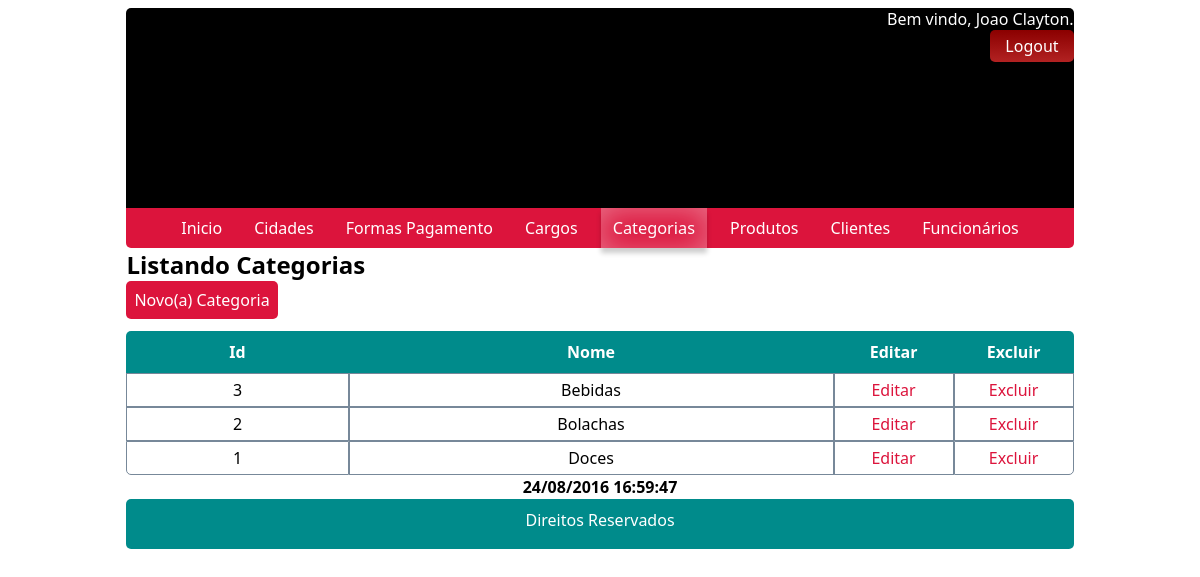
Page /?pagina=categorias_listar (signed in) on the committed database.
### tables this page shows
CREATE TABLE IF NOT EXISTS categorias (
	id   INT(11)     NOT NULL AUTO_INCREMENT,
	nome VARCHAR(45) NOT NULL,
	PRIMARY KEY (id)
);

### modulos/categorias/listar.php (the view)
<?php
	$sql = "SELECT id, nome FROM categorias ORDER BY id DESC";
	$res = mysqli_query($con, $sql) or die(mysqli_error());
	include "voltar.php"
?>
<table class="listagem" cellspacing='0'>
	<thead>
		<tr>
			<th>Id</th>
			<th>Nome</th>
			<th width="100px">Editar</th>
			<th width="100px">Excluir</th>
		</tr>
	</thead>
	<tbody>
		<?php while($linha = mysqli_fetch_array($res)){ ?>
			<tr>
				<td><?php echo $linha['id']; ?></td>
				<td><?php echo $linha['nome']; ?></td>
				<?php include "botoes_listar.php"?>
			</tr>
		<?php } ?>
	</tbody>
	<tfoot>
		<tr>
			<th colspan="4"><?php echo date('d/m/Y H:i:s'); ?></th>
		</tr>
	</tfoot>
</table>

### botoes_listar.php
<td class="cellE">
	<a href="?pagina=<?= $tipo ?>_editar&id=<?= $linha['id'] ?>">Editar</a>
</td>
<td class="cellD">
	<?php
		if ($tipo == "funcionarios" && $_SESSION['id'] == $linha['id'])
			echo "<a style='cursor: not-allowed !important;'>Excluir</a>";
		else
			echo "<a href='?pagina={$tipo}_excluir&id={$linha['id']}'>Excluir</a>";
	?>
</td>

### css/estilo.css (style rules this page uses)
.listagem { margin-top: 12px; width: 100%; }
.listagem thead tr th { padding: 10px; background: darkcyan; color: white; font-style: normal; }
.listagem thead tr th:first-child { border-top-left-radius: 5px; }
.listagem thead tr th:last-child { border-top-right-radius: 5px; }
.listagem tbody tr td { border: 1px solid lightslategray; text-align: center; padding: 5px; }
.listagem tbody tr:last-child td:first-child { border-bottom-left-radius: 5px; }
.listagem tbody tr:last-child td:last-child { border-bottom-right-radius: 5px; }
.listagem tbody a { text-decoration: none; color: crimson; }
.listagem a { width: 100%; }
.cellE { background: white; transition: 3s; }

### rows in the picture
categorias: id "3", nome "Bebidas"
categorias: id "2", nome "Bolachas"
categorias: id "1", nome "Doces"

### other values in the picture
$_SESSION['usuar'] "Joao Clayton"
substr($sufx, 0, strlen($sufx) - 1) "Lista"
substr(ucfirst($tipo), 0, strlen($tipo) - 1) "Categoria"
